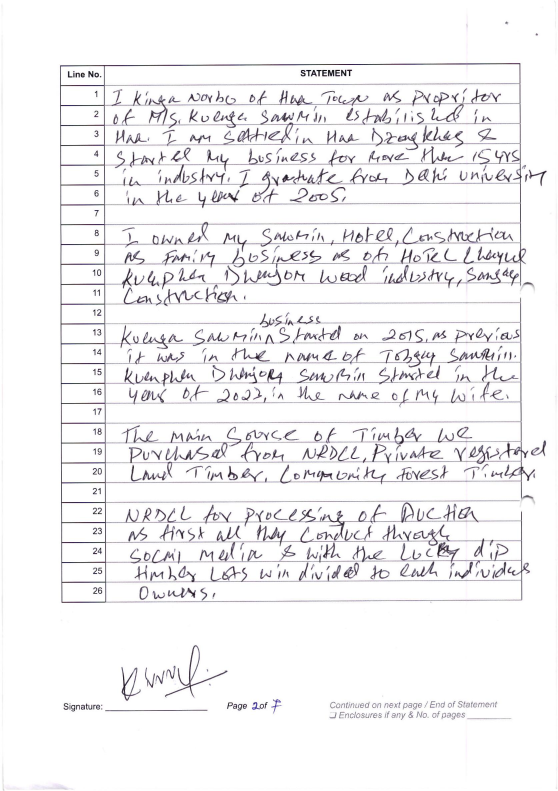
#> input picture backend/app/ocr/test.png, 1672 x 2371 px (shown at 1/3 size)
$ python -i table_geometry.py   (imports and definitions only)
#> lines starting #> are read from the running program, lines starting #| are printed output that depends on the picture; after the words box and inside, x2 and y2 are one past the last pixel; in counts of white or black regions, pixels touching at a corner belong together
"""Ruled-cell detection. Text alignment alone is never evidence of a table."""
from math import atan2, degrees
from statistics import median
import cv2
import numpy as np
from PIL import Image


def _ruled_cells(image):
    rgb=np.asarray(image.convert('RGB'))
    gray=cv2.cvtColor(rgb,cv2.COLOR_RGB2GRAY)
    h,w=gray.shape
    edges=cv2.Canny(gray,40,120)
    min_length=max(18,round(min(w,h)*.018))
    lines=cv2.HoughLinesP(edges,1,np.pi/720,threshold=max(18,min_length//2),minLineLength=min_length,maxLineGap=max(3,min_length//5))
    if lines is None:return image,[]
    angles=[]
    for x1,y1,x2,y2 in lines[:,0]:
        angle=degrees(atan2(y2-y1,x2-x1))
        if abs(x2-x1)>w*.25 and abs(angle)<3:angles.append(angle)
    angle=median(angles) if angles else 0
    if abs(angle)>.08:
        matrix=cv2.getRotationMatrix2D((w/2,h/2),angle,1)
        rgb=cv2.warpAffine(rgb,matrix,(w,h),borderValue=(255,255,255))
        gray=cv2.cvtColor(rgb,cv2.COLOR_RGB2GRAY)
        edges=cv2.Canny(gray,40,120)
        lines=cv2.HoughLinesP(edges,1,np.pi/720,threshold=max(18,min_length//2),minLineLength=min_length,maxLineGap=max(3,min_length//5))
        aligned=Image.fromarray(rgb)
        aligned.info["ocr_layout_transform"]=matrix.tolist()
    else:aligned=image
    if lines is None:return aligned,[]
    # Long horizontal rules locate table bands. Character strokes cannot define
    # a column unless they connect the top and bottom rules of a row.
    ink=cv2.adaptiveThreshold(gray,255,cv2.ADAPTIVE_THRESH_MEAN_C,cv2.THRESH_BINARY_INV,15,10)
    edge_mask=cv2.dilate(ink,np.ones((3,1),np.uint8))
    horizontal=cv2.morphologyEx(edge_mask,cv2.MORPH_OPEN,cv2.getStructuringElement(cv2.MORPH_RECT,(max(30,w//5),1)))
    horizontal=cv2.morphologyEx(horizontal,cv2.MORPH_CLOSE,cv2.getStructuringElement(cv2.MORPH_RECT,(12,1)))
    contours,_=cv2.findContours(horizontal,cv2.RETR_EXTERNAL,cv2.CHAIN_APPROX_SIMPLE)
    rules=[]
    for c in contours:
        x,y,cw,ch=cv2.boundingRect(c)
        if cw>w*.2 and ch<max(20,h*.015):rules.append((x,y+ch/2,x+cw))
    groups=[]
    for rule in sorted(rules,key=lambda r:r[1]):
        group=next((g for g in groups if abs(median(r[0] for r in g)-rule[0])<w*.06 and abs(median(r[2] for r in g)-rule[2])<w*.06 and rule[1]-g[-1][1]<max(h*.4,w*.15)),None)
        if group is None:groups.append([rule])
        else:group.append(rule)
    def snap(values,tolerance=6):
        result=[]
        for value in sorted(values):
            if result and value-result[-1][-1]<=tolerance:result[-1].append(value)
            else:result.append([value])
        return [round(median(g)) for g in result]
    regions=[]
    for rules in groups:
        if len(rules)<3:continue
        left=round(median(r[0] for r in rules));right=round(median(r[2] for r in rules))
        ys=snap([r[1] for r in rules],max(4,min_length*.15))
        bands=[]
        strong_boundaries={}
        for top,bottom in zip(ys,ys[1:]):
            rh=bottom-top
            if rh<10:continue
            crop=ink[max(0,top-3):min(h,bottom+4),max(0,left-6):min(w,right+7)]
            vertical=cv2.morphologyEx(cv2.dilate(crop,np.ones((1,3),np.uint8)),cv2.MORPH_OPEN,cv2.getStructuringElement(cv2.MORPH_RECT,(1,max(8,round(rh*.75)))))
            counts=(vertical>0).sum(axis=0)
            xs=snap([left-6+int(x) for x in np.where(counts>rh*.75)[0]],max(4,min_length*.15))
            strong_boundaries[top,bottom]=snap([left-6+int(x) for x in np.where(counts>rh*.96)[0]],max(4,min_length*.15))
            xs=[x for x in xs if left-12<=x<=right+12]
            if len(xs)>=2 and xs[-1]-xs[0]>(right-left)*.85:
                bands.append((top,bottom,xs))
            else:bands.append(None)
        # Split at gaps without vertical side borders (page headers/underlines).
        runs=[]
        for band in bands:
            if band is None:
                if runs and runs[-1]:runs.append([])
            else:
                if not runs:runs.append([])
                runs[-1].append(band)
        for run in runs:
            if len(run)<2:continue
            anchors=snap([x for _,_,xs in run for x in xs],max(6,min_length*.3))
            # A new interior column must recur; this rejects tall handwritten
            # strokes that touch one row's borders.
            support={x:sum(any(abs(x-v)<=max(6,min_length*.3) for v in xs) for _,_,xs in run) for x in anchors}
            def strong_at(x,top,bottom):
                return any(abs(x-v)<=max(6,min_length*.3) for v in strong_boundaries.get((top,bottom),[]))
            anchors=[x for i,x in enumerate(anchors) if i in (0,len(anchors)-1) or support[x]>=max(2,(len(run)+1)//2) or sum(strong_at(x,top,bottom) for top,bottom,_ in run)>=3 or any(bottom-top>=min_length*2.3 and strong_at(x,top,bottom) for top,bottom,_ in run)]
            if len(anchors)<3 or len(anchors)>41:continue
            cells=[]
            run_ys=[run[0][0]]+[b for _,b,_ in run]
            for ri,(top,bottom,xs) in enumerate(run):
                columns=sorted(set(min(range(len(anchors)),key=lambda c:abs(anchors[c]-v)) for v in xs if min(abs(a-v) for a in anchors)<=max(6,min_length*.4)))
                for a,b in zip(columns,columns[1:]):
                    cells.append({'bbox':(anchors[a],top,anchors[b],bottom),'row':ri,'column':a,'rowspan':1,'colspan':b-a})
            if len(cells)>=3:regions.append({'bbox':(anchors[0],run_ys[0],anchors[-1],run_ys[-1]),'xs':anchors,'ys':run_ys,'cells':cells})
    regions.sort(key=lambda r:r['bbox'][1])
    return aligned,regions


def ruled_cells(image):
    """Use a stable analysis resolution while retaining full-resolution OCR crops."""
    width,height=image.size
    scale=min(1.0,1670/min(width,height))
    if scale==1:return _ruled_cells(image)
    small=image.resize((round(width*scale),round(height*scale)),Image.Resampling.LANCZOS)
    aligned,regions=_ruled_cells(small)
    output=image
    if aligned is not small:
        matrix=np.asarray(aligned.info['ocr_layout_transform'])
        matrix[:,2]/=scale
        rgb=cv2.warpAffine(np.asarray(image.convert('RGB')),matrix,(width,height),borderValue=(255,255,255))
        output=Image.fromarray(rgb);output.info['ocr_layout_transform']=matrix.tolist()
        aligned.close()
    for region in regions:
        region['bbox']=tuple(v/scale for v in region['bbox'])
        region['xs']=[v/scale for v in region['xs']];region['ys']=[v/scale for v in region['ys']]
        for cell in region['cells']:cell['bbox']=tuple(v/scale for v in cell['bbox'])
    small.close()
    return output,regions

>>> from PIL import Image
>>> picture = Image.open('test.png')
#> picture is the input picture: PIL image 1672x2371 RGB; mean R, G, B 242.8, 242, 243.3
>>> result = ruled_cells(picture)
#> in _ruled_cells, `edges=cv2.Canny(gray,40,120)`:
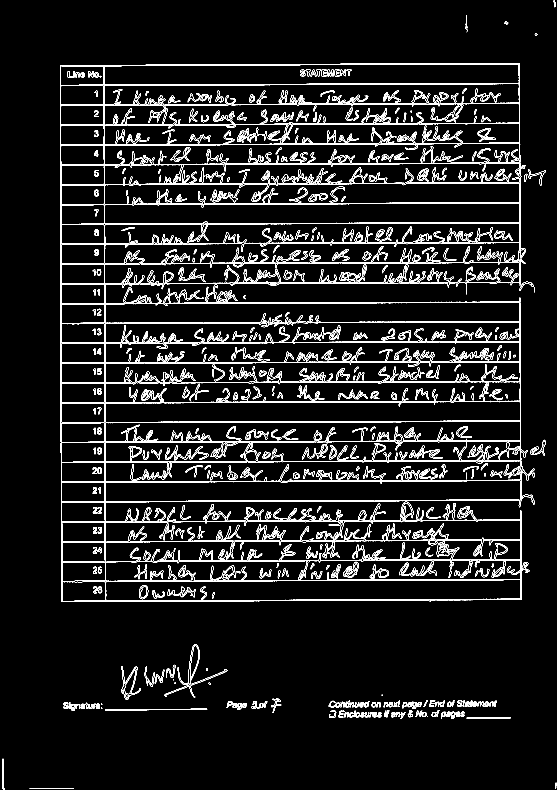
#> edges: shape (2368, 1670) (shown at 1/3 size); 5.2% white in thin lines or dots
#> in _ruled_cells, `lines=cv2.HoughLinesP(edges,1,np.pi/720,threshold=max(18,min_length//2..`: lines = 1211 rows, first 6: [400, 554, 728, 553], [756, 1088, 929, 1088], [210, 195, 622, 194], [781, 1028, 984, 1027], [183, 1388, 528, 1387], [1482, 609, 1560, 609]
#> the loop in _ruled_cells, `for x1,y1,x2,y2 in lines[:,0]:` made 1211 passes
#> (x1, y1, x2, y2, angle) on passes 1 to 3: (400, 554, 728, 553, -0.175), (756, 1088, 929, 1088, 0), (210, 195, 622, 194, -0.139)
#> after the loop in _ruled_cells, `for x1,y1,x2,y2 in lines[:,0]:`: angles = [-0.128, -0.173, -0.167, -0.25, -0.192]
#> in _ruled_cells, `angle=median(angles) if angles else 0`: angle = -0.173
#> in _ruled_cells, `matrix=cv2.getRotationMatrix2D((w/2,h/2),angle,1)`: matrix = [[1, -0.00301, 3.57], [0.00301, 1, -2.51]]
#> in _ruled_cells, `edges=cv2.Canny(gray,40,120)`:
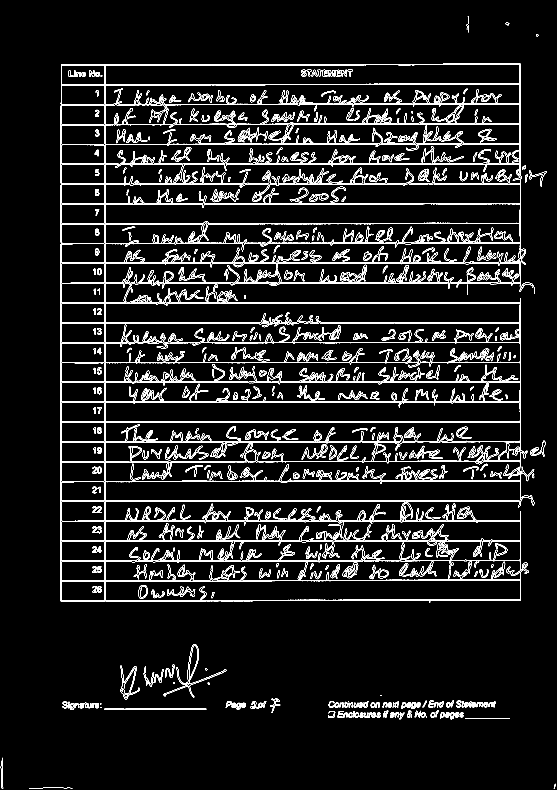
#> edges: shape (2368, 1670) (shown at 1/3 size); 5.2% white in thin lines or dots
#> in _ruled_cells, `lines=cv2.HoughLinesP(edges,1,np.pi/720,threshold=max(18,min_length//2..`: lines = 1065 rows, first 6: [182, 1267, 1231, 1267], [465, 669, 1294, 669], [418, 1145, 758, 1145], [613, 612, 1272, 612], [182, 1803, 182, 308], [1246, 728, 1409, 728]
#> in _ruled_cells, `ink=cv2.adaptiveThreshold(gray,255,cv2.ADAPTIVE_THRESH_MEAN_C,cv2.THRE..`:
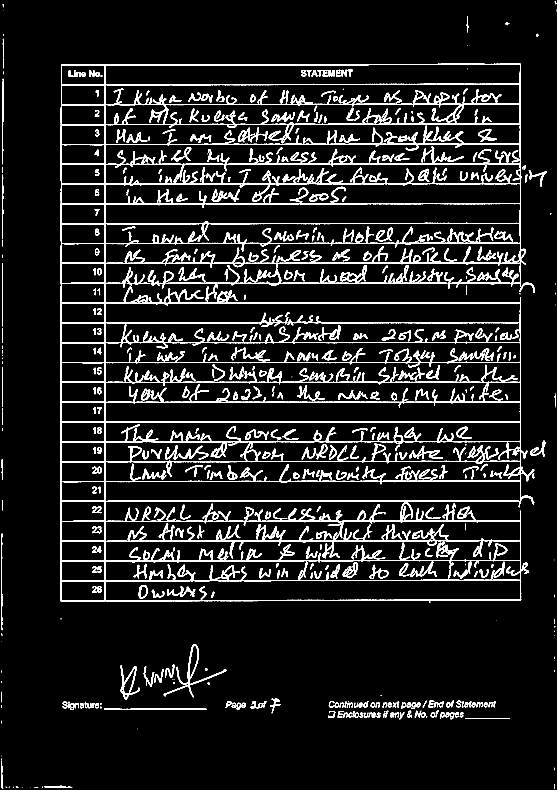
#> ink: shape (2368, 1670) (shown at 1/3 size); 8.9% white; 562 white regions (84 under 20 px), largest, box (x1, y1, x2, y2) and area: (182, 191, 1603, 1805) 230404, (443, 795, 1342, 906) 8199, (491, 1932, 680, 2092) 2261
#> in _ruled_cells, `edge_mask=cv2.dilate(ink,np.ones((3,1),np.uint8))`:
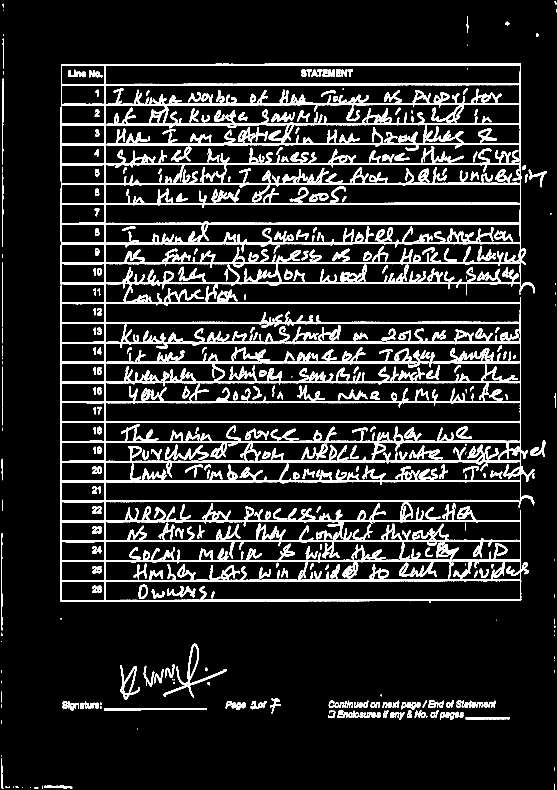
#> edge_mask: shape (2368, 1670) (shown at 1/3 size); 12.3% white; 465 white regions (54 under 20 px), largest, box (x1, y1, x2, y2) and area: (182, 190, 1603, 1809) 370329, (491, 1931, 680, 2093) 2848, (495, 1334, 626, 1381) 1844
#> in _ruled_cells, `horizontal=cv2.morphologyEx(edge_mask,cv2.MORPH_OPEN,cv2.getStructurin..`:
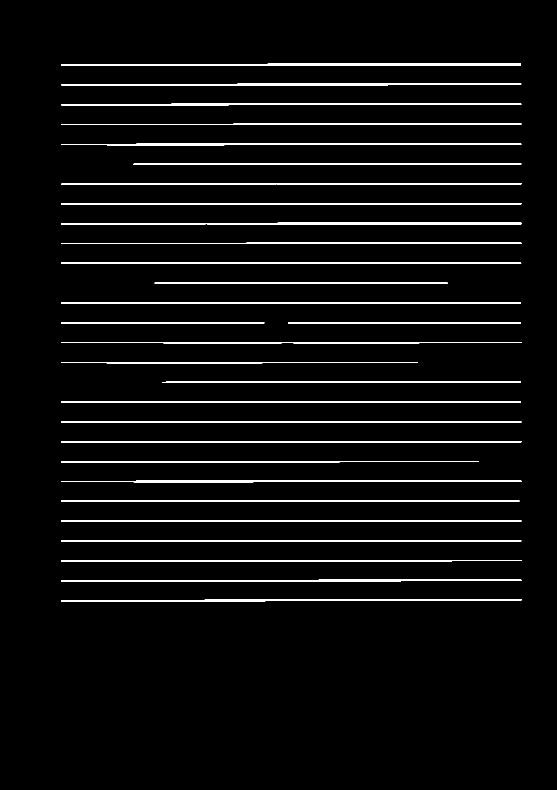
#> horizontal: shape (2368, 1670) (shown at 1/3 size); 3.6% white; 30 white regions, largest, box (x1, y1, x2, y2) and area: (184, 191, 1563, 198) 7500, (183, 1500, 1558, 1506) 6403, (183, 668, 1564, 673) 6251
#> in _ruled_cells, `horizontal=cv2.morphologyEx(horizontal,cv2.MORPH_CLOSE,cv2.getStructur..`: horizontal: shape (2368, 1670); 3.6% white; 29 white regions
#> in _ruled_cells, `contours,_=cv2.findContours(horizontal,cv2.RETR_EXTERNAL,cv2.CHAIN_APP..`: contours = 29 contours; largest, box (x1, y1, x2, y2) and area: (185, 191, 1564, 198) 6117, (184, 1500, 1559, 1506) 5025, (184, 668, 1565, 673) 4870, (184, 1739, 1566, 1745) 4636, (184, 1798, 1566, 1804) 4634
#> the loop in _ruled_cells, `for c in contours:` made 29 passes
#> (x, y, cw, ch) on passes 1, 2, 3, 4, 5, 6, 7, 8, 9, 12, 13, 14: (184, 1798, 1382, 6), (184, 1739, 1382, 6), (184, 1680, 1381, 5), (184, 1621, 1381, 5), (184, 1561, 1381, 5), (184, 1500, 1375, 6), (184, 1442, 1381, 5), (184, 1383, 1253, 4), (184, 1323, 1381, 4), (488, 1145, 1076, 4), (184, 1086, 1070, 4), (184, 1026, 1381, 4)
#> (c, x, y, cw, ch) on passes 10 to 11: ([[184, 1264], [184, 1267], [1564, 1267], [1564, 1264]], 184, 1264, 1381, 4), ([[184, 1205], [184, 1207], [1563, 1207], [1563, 1205]], 184, 1205, 1380, 3)
#> after the loop in _ruled_cells, `for c in contours:`: rules = 29 items, first 6: (184, 1801, 1566), (184, 1742, 1566), (184, 1682.5, 1565), (184, 1623.5, 1565), (184, 1563.5, 1565), (184, 1503, 1559)
#> the loop in _ruled_cells, `for rule in sorted(rules,key=lambda r:r[1]):` made 29 passes
#> rule on passes 1, 5, 6, 7, 8, 9, 10, 11, 12, 13, 14, 15: (185, 194.5, 1564), (184, 433.5, 1565), (400, 492, 1565), (185, 551.5, 1565), (184, 611.5, 1565), (184, 670.5, 1565), (185, 730, 1565), (184, 790, 1565), (464, 849.5, 1344), (184, 909, 1564), (865, 968, 1564), (184, 968.5, 794)
#> rule on passes 2, 3, 4, 18: (185, 253.5, 1565), (185, 313.5, 1565), (184, 372.5, 1565), (488, 1147, 1564)
#> after the loop in _ruled_cells, `for rule in sorted(rules,key=lambda r:r[1]):`: groups = 7 items
#> the loop in _ruled_cells, `for rules in groups:` made 7 passes
#> rules on passes 2 to 7: [(400, 492, 1565), (488, 1147, 1564)], [(464, 849.5, 1344)], [(865, 968, 1564)], [(184, 968.5, 794)], [(184, 1088, 1254)], [(184, 1385, 1437)]
#> (left, right) on pass 1: (184, 1565)
#> after the loop in _ruled_cells, `for rules in groups:`:
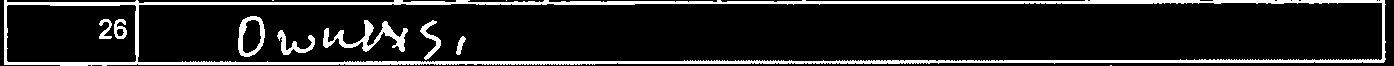
#> crop: shape (66, 1394); 12.7% white; 11 white regions (3 under 20 px), largest, box (x1, y1, x2, y2) and area: (4, 0, 1386, 66) 9465, (323, 20, 408, 52) 851, (238, 16, 265, 57) 442
#> after the loop in _ruled_cells, `for rules in groups:`: regions = 2 items
#> in ruled_cells, `matrix=np.asarray(aligned.info['ocr_layout_transform'])`: matrix = [[1, -0.00301, 3.57], [0.00301, 1, -2.51]]
#> in ruled_cells, `rgb=cv2.warpAffine(np.asarray(image.convert('RGB')),matrix,(width,heig..`:
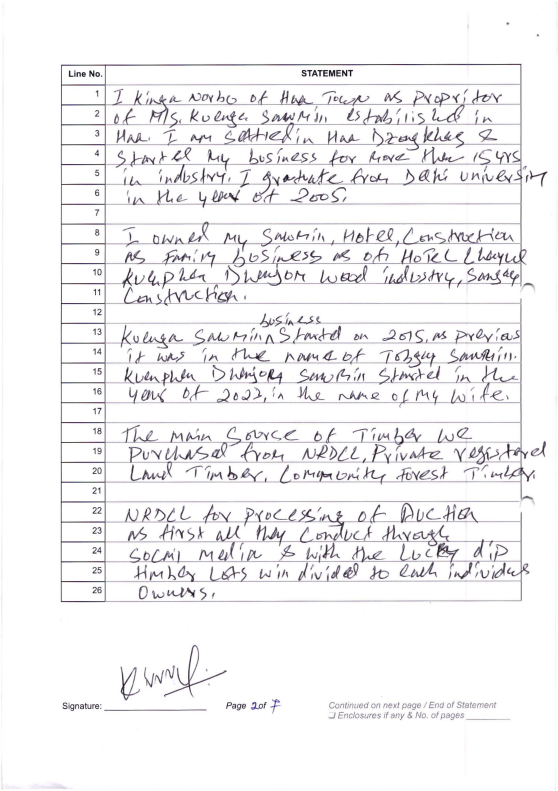
#> rgb: shape (2371, 1672, 3) (shown at 1/3 size); mean R, G, B 242.8, 242, 243.3
#> the loop in ruled_cells, `for region in regions:` made 2 passes
#> after the loop in ruled_cells, `for region in regions:`: cell = {'bbox': (314.4, 1744.1, 1562.9, 1803.2), 'row': 10, 'column': 1, 'rowspan': 1, 'colspan': 1}
